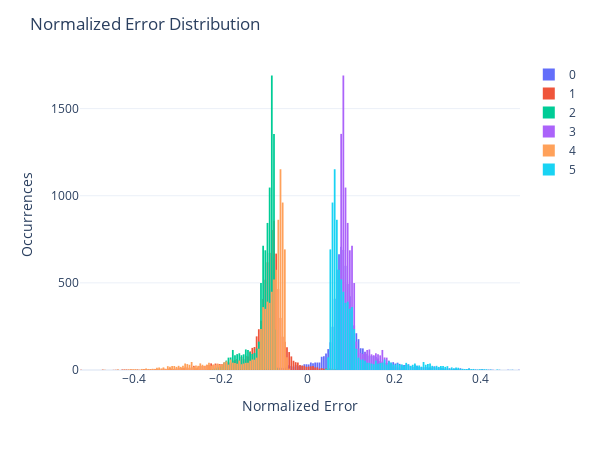

Notebook code cell kept with this figure:
### Code cell
pd.options.plotting.backend='plotly'

e = []
sub_forecasts = ['Persist+','Persist-','ScaleLinDn','ScaleLinUp','ScaleQuadDn','ScaleQuadUp']
for forecast in sub_forecasts:
    e_new = (forecasts[forecast] - forecasts.Perfect)/forecasts.Perfect.max()
    e = e + list(e_new.values.flatten())

df = pd.DataFrame(np.array(e).reshape(-1,8760))
#df.index = ['Forecast 8','Forecast 3a','Forecast 3b','Forecast 4a','Forecast 4b']
f = df.T.hist(width=600,height=450)

f.update_layout(xaxis_title='Normalized Error',
                 yaxis_title='Occurrences',
                 title='Normalized Error Distribution',
                 barmode='overlay',
                 bargap=0.1,
                 bargroupgap=0.1,
                 template='plotly_white',
                 legend={'title':None})
#plt.hist(np.array(e).reshape(-1,8760).T,bins=30,alpha=0.5) ;
#plt.legend(sub_forecasts)

### Figure 1 — Plotly figure (JSON) as saved in the notebook; plotly's stock layout.template omitted (floating-point values rounded to 4 significant figures; data arrays with more than 128 entries replaced by an {"elided": "..."} marker saying what was removed)
{"data": [{"alignmentgroup": "True", "bingroup": "x", "hovertemplate": "variable=0<br>value=%{x}<br>count=%{y}<extra></extra>", "legendgroup": "0", "marker": {"color": "#636efa", "pattern": {"shape": ""}}, "name": "0", "offsetgroup": "0", "orientation": "v", "showlegend": true, "type": "histogram", "x": {"elided": "8760 float values"}, "xaxis": "x", "yaxis": "y"}, {"alignmentgroup": "True", "bingroup": "x", "hovertemplate": "variable=1<br>value=%{x}<br>count=%{y}<extra></extra>", "legendgroup": "1", "marker": {"color": "#EF553B", "pattern": {"shape": ""}}, "name": "1", "offsetgroup": "1", "orientation": "v", "showlegend": true, "type": "histogram", "x": {"elided": "8760 float values"}, "xaxis": "x", "yaxis": "y"}, {"alignmentgroup": "True", "bingroup": "x", "hovertemplate": "variable=2<br>value=%{x}<br>count=%{y}<extra></extra>", "legendgroup": "2", "marker": {"color": "#00cc96", "pattern": {"shape": ""}}, "name": "2", "offsetgroup": "2", "orientation": "v", "showlegend": true, "type": "histogram", "x": {"elided": "8760 float values"}, "xaxis": "x", "yaxis": "y"}, {"alignmentgroup": "True", "bingroup": "x", "hovertemplate": "variable=3<br>value=%{x}<br>count=%{y}<extra></extra>", "legendgroup": "3", "marker": {"color": "#ab63fa", "pattern": {"shape": ""}}, "name": "3", "offsetgroup": "3", "orientation": "v", "showlegend": true, "type": "histogram", "x": {"elided": "8760 float values"}, "xaxis": "x", "yaxis": "y"}, {"alignmentgroup": "True", "bingroup": "x", "hovertemplate": "variable=4<br>value=%{x}<br>count=%{y}<extra></extra>", "legendgroup": "4", "marker": {"color": "#FFA15A", "pattern": {"shape": ""}}, "name": "4", "offsetgroup": "4", "orientation": "v", "showlegend": true, "type": "histogram", "x": {"elided": "8760 float values"}, "xaxis": "x", "yaxis": "y"}, {"alignmentgroup": "True", "bingroup": "x", "hovertemplate": "variable=5<br>value=%{x}<br>count=%{y}<extra></extra>", "legendgroup": "5", "marker": {"color": "#19d3f3", "pattern": {"shape": ""}}, "name": "5", "offsetgroup": "5", "orientation": "v", "showlegend": true, "type": "histogram", "x": {"elided": "8760 float values"}, "xaxis": "x", "yaxis": "y"}], "layout": {"bargap": 0.1, "bargroupgap": 0.1, "barmode": "overlay", "height": 450, "legend": {"title": {}, "tracegroupgap": 0}, "margin": {"t": 60}, "title": {"text": "Normalized Error Distribution"}, "width": 600, "xaxis": {"anchor": "y", "domain": [0, 1], "title": {"text": "Normalized Error"}}, "yaxis": {"anchor": "x", "domain": [0, 1], "title": {"text": "Occurrences"}}}}
